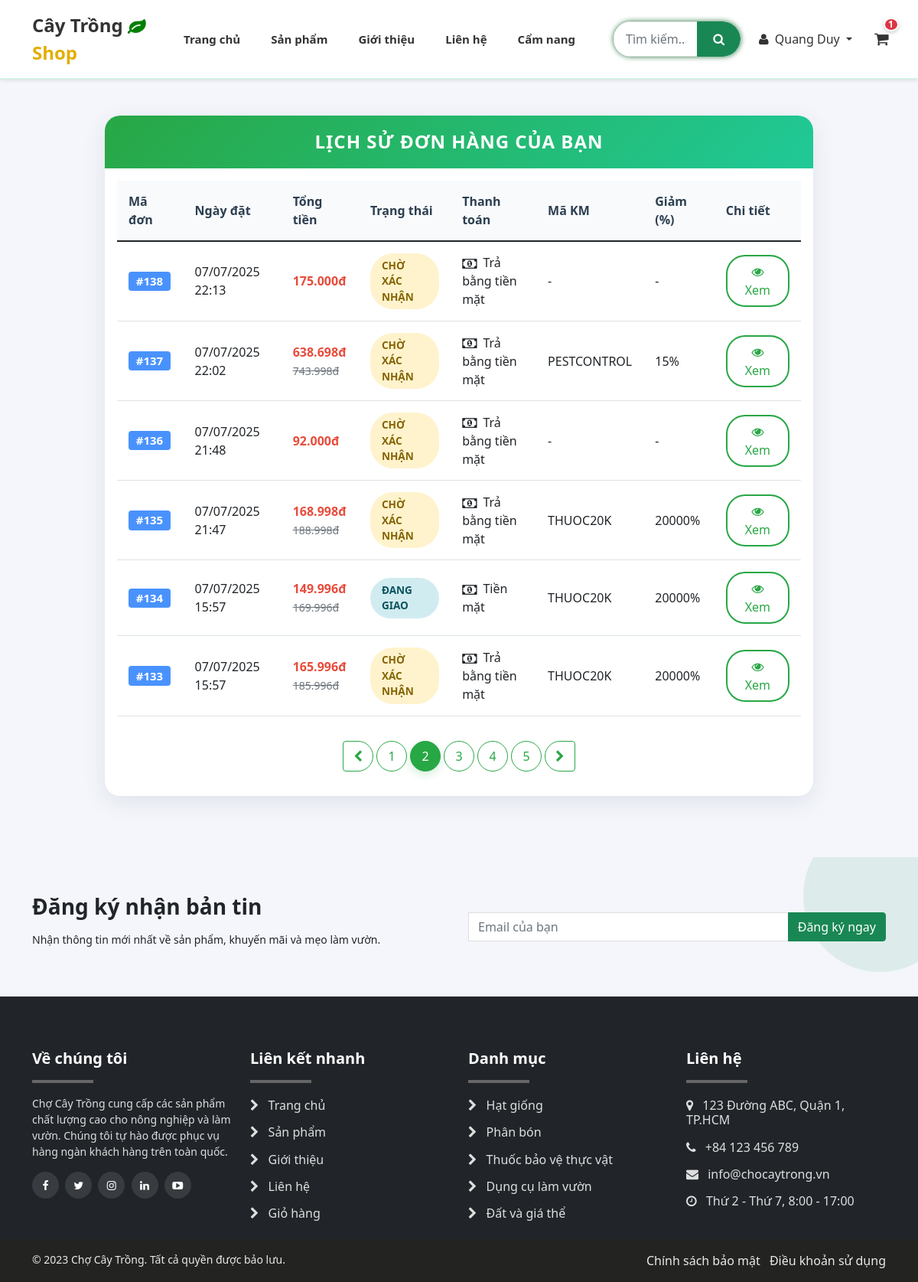
/my_orders.php?page=2 (signed in), run on the app's committed database.
### tables this page shows
CREATE TABLE `gio_hang` (
  `GH_MA` int(11) NOT NULL,
  `KH_MA` int(11) NOT NULL
);

CREATE TABLE `san_pham` (
  `SP_MA` int(11) NOT NULL,
  `NH_MA` int(11) NOT NULL,
  `DM_MA` int(11) NOT NULL,
  `SP_TEN` varchar(128) NOT NULL,
  `SP_DONGIA` float DEFAULT NULL,
  `SP_SOLUONGTON` float NOT NULL,
  `SP_HINHANH` varchar(200) DEFAULT NULL,
  `SP_MOTA` text DEFAULT NULL,
  `SP_THANHPHAN` text DEFAULT NULL,
  `SP_HUONGDANSUDUNG` text DEFAULT NULL,
  `SP_DONVITINH` varchar(20) NOT NULL,
  `SP_TRONGLUONG` float DEFAULT NULL COMMENT 'Trọng lượng sản phẩm (kg)',
  `SP_NHASANXUAT` varchar(50) NOT NULL
);

CREATE TABLE `hoa_don` (
  `HD_STT` int(11) NOT NULL,
  `TT_MA` int(11) NOT NULL,
  `DVC_MA` int(11) NOT NULL,
  `NV_MA` int(11) NOT NULL,
  `PTTT_MA` int(11) NOT NULL,
  `KM_MA` int(11) DEFAULT NULL,
  `GH_MA` int(11) DEFAULT NULL,
  `HD_NGAYLAP` datetime NOT NULL,
  `HD_TONGTIEN` float NOT NULL,
  `HD_PHISHIP` float DEFAULT 0,
  `HD_LIDOHUY` varchar(200) DEFAULT NULL,
  `HD_DIACHI` text DEFAULT NULL,
  `HD_TENNGUOINHAN` varchar(100) DEFAULT NULL,
  `HD_SDT` varchar(20) DEFAULT NULL,
  `HD_EMAIL` varchar(150) DEFAULT NULL,
  `HD_GHICHU` text DEFAULT NULL,
  `KH_MA` int(11) DEFAULT NULL
);

CREATE TABLE `trang_thai` (
  `TT_MA` int(11) NOT NULL,
  `TT_TEN` varchar(100) NOT NULL,
  `ngay_cap_nhat` datetime DEFAULT NULL
);

CREATE TABLE `phuong_thuc_thanh_toan` (
  `PTTT_MA` int(11) NOT NULL,
  `PTTT_TEN` varchar(150) NOT NULL
);

CREATE TABLE `khuyen_mai` (
  `KM_MA` int(11) NOT NULL,
  `Code` varchar(50) NOT NULL,
  `KM_TGBD` datetime NOT NULL,
  `KM_TGKT` datetime NOT NULL,
  `KM_GIATRI` float NOT NULL,
  `hinh_thuc_km` enum('percent','fixed') NOT NULL DEFAULT 'fixed',
  `KM_DKSD` decimal(10,2) DEFAULT NULL COMMENT 'Giá trị đơn hàng tối thiểu',
  `KM_TRANGTHAI` tinyint(1) NOT NULL DEFAULT 1 COMMENT '1: Kích hoạt, 0: Vô hiệu',
  `KM_MOTA` text DEFAULT NULL,
  `KM_NGAYTAO` timestamp NOT NULL DEFAULT current_timestamp(),
  `KM_NGAYCAPNHAT` timestamp NOT NULL DEFAULT current_timestamp() ON UPDATE current_timestamp()
);

### my_orders.php (the view, shortened to what the rows shown need)
<?php
include 'connect.php';
$user_id = $_SESSION['user_id'];
$orders_per_page = 6;
$current_page = isset($_GET['page']) ? (int)$_GET['page'] : 1;
$current_page = max(1, $current_page);
$offset = ($current_page - 1) * $orders_per_page;
$order_sql = "SELECT
    hd.HD_STT,
    hd.HD_NGAYLAP,
    hd.HD_TONGTIEN as subtotal,
    hd.HD_PHISHIP as shipping_fee,
    CASE
        WHEN km.hinh_thuc_km = 'percent' THEN LEAST(hd.HD_TONGTIEN, hd.HD_TONGTIEN * km.KM_GIATRI / 100)
        WHEN km.hinh_thuc_km = 'fixed' THEN LEAST(km.KM_GIATRI, hd.HD_TONGTIEN)
        ELSE 0
    END as discount_amount,
    tt.TT_TEN AS trang_thai,
    pttt.PTTT_TEN AS phuong_thuc,
    km.Code AS promo_code,
    km.KM_GIATRI AS discount_value,
    km.hinh_thuc_km AS discount_type
FROM hoa_don hd
JOIN trang_thai tt ON hd.TT_MA = tt.TT_MA
JOIN phuong_thuc_thanh_toan pttt ON hd.PTTT_MA = pttt.PTTT_MA
LEFT JOIN khuyen_mai km ON hd.KM_MA = km.KM_MA
WHERE hd.KH_MA = ?
ORDER BY hd.HD_NGAYLAP DESC
LIMIT ? OFFSET ?";
$stmt = $conn->prepare($order_sql);
$stmt->bind_param("iii", $user_id, $orders_per_page, $offset);
$stmt->execute();
$result = $stmt->get_result();
?>
<!DOCTYPE html>
<html lang="vi">
<head>
    <link href="css/bootstrap.min.css" rel="stylesheet">
    <link href="css/font-awesome.min.css" rel="stylesheet">
    <link href="css/global.css" rel="stylesheet">
</head>
<body>
<?php include 'header.php'; ?>
<div class="container py-5">
    <div class="row justify-content-center">
        <div class="col-lg-10">
            <div class="order-card card">
                <div class="card-body">
                    <div class="table-responsive">
                        <table class="table order-table align-middle mb-0">
                            <thead>
                                <tr>
                                    <th>Mã đơn</th>
                                    <th>Ngày đặt</th>
                                    <th>Tổng tiền</th>
                                    <th>Trạng thái</th>
                                    <th>Thanh toán</th>
                                    <th>Mã KM</th>
                                    <th>Giảm (%)</th>
                                    <th>Chi tiết</th>
                                </tr>
                            </thead>
                            <tbody>
                            <?php if ($result->num_rows > 0): ?>
                                <?php while ($row = $result->fetch_assoc()): ?>
                                <?php
                                    $status = mb_strtolower($row['trang_thai'], 'UTF-8');
                                    $statusClass = 'order-status ';
                                    if (strpos($status, 'chờ') !== false) $statusClass .= 'status-wait';
                                    else if (strpos($status, 'đang') !== false) $statusClass .= 'status-shipping';
                                    else if (strpos($status, 'đã giao') !== false) $statusClass .= 'status-done';
                                    else if (strpos($status, 'hủy') !== false) $statusClass .= 'status-cancel';
                                    $payIcon = '<i class="fa fa-money order-icon"></i>';
                                ?>
                                <tr class="order-row">
                                    <td><span class="badge bg-primary bg-opacity-75" style="font-size:15px;">#<?php echo $row['HD_STT']; ?></span></td>
                                    <td><?php echo date('d/m/Y H:i', strtotime($row['HD_NGAYLAP'])); ?></td>
                                    <td>
                                        <?php
                                            $subtotal = $row['subtotal'];
                                            $shipping_fee = $row['shipping_fee'];
                                            $discount_amount = $row['discount_amount'];
                                            $total_payment = $subtotal - $discount_amount + $shipping_fee;
                                            echo '<span style="color:#e74c3c;font-weight:600;">' . number_format($total_payment, 0, ',', '.') . 'đ</span>';
                                            if ($discount_amount > 0) {
                                                echo '<br><small class="text-muted"><del>' . number_format($subtotal + $shipping_fee, 0, ',', '.') . 'đ</del></small>';
                                            }
                                        ?>
                                    </td>
                                    <td><span class="<?php echo $statusClass; ?>"><?php echo htmlspecialchars($row['trang_thai']); ?></span></td>
                                    <td><?php echo $payIcon . htmlspecialchars($row['phuong_thuc']); ?></td>
                                    <td><?php echo isset($row['promo_code']) && $row['promo_code'] !== null && $row['promo_code'] !== '' ? htmlspecialchars($row['promo_code']) : '-'; ?></td>
                                    <td><?php echo isset($row['discount_value']) && $row['discount_value'] !== null && $row['discount_value'] > 0 ? $row['discount_value'].'%' : '-'; ?></td>
                                    <td><a href="order_confirmation.php?id=<?php echo $row['HD_STT']; ?>" class="btn btn-detail"><i class="fa fa-eye"></i> Xem</a></td>
                                </tr>
                                <?php endwhile; ?>
                            <?php endif; ?>
                            </tbody>
                        </table>
                    </div>
                </div>
            </div>
        </div>
    </div>
</div>
<?php include 'footer.php'; ?>
</body>
</html>

### header.php (shortened to what the rows shown need)
<?php
include_once 'connect.php';
$cart_count = 0;
if (isset($_SESSION['user_id'])) {
    include_once 'cart_functions.php';
    $user_id = $_SESSION['user_id'];
    $cart_id = getCurrentCart($conn, $user_id);
    $cart_data = getCartItems($conn, $cart_id);
    $cart_count = $cart_data['count'];
}
?>
<link rel="stylesheet" href="https://code.jquery.com/ui/1.13.2/themes/base/jquery-ui.css">
<link rel="stylesheet" href="css/autocomplete.css">
<link rel="stylesheet" href="css/header.css">
<header id="header">
    <div class="container">
        <div class="row align-items-center">
            <div class="col-md-2 d-none d-md-block">
                <div class="user-menu">
                    <a href="cart.php" class="cart-icon">
                        <i class="fa fa-shopping-cart"></i>
                        <?php if($cart_count > 0): ?>
                        <span class="cart-badge">
                            <?php echo $cart_count; ?>
                        </span>
                        <?php endif; ?>
                    </a>
                </div>
            </div>
        </div>
    </div>
</header>

### data on the page
gio_hang: GH_MA.SP_MA "1"
hoa_don: HD_STT "138", HD_NGAYLAP "07/07/2025 22:13", total_payment "175.000", TT_MA.TT_TEN "CHỜ XÁC NHẬN", PTTT_MA.PTTT_TEN "Trả bằng tiền mặt"
hoa_don: HD_STT "137", HD_NGAYLAP "07/07/2025 22:02", total_payment "638.698", $subtotal + $shipping_fee "743.998", TT_MA.TT_TEN "CHỜ XÁC NHẬN", PTTT_MA.PTTT_TEN "Trả bằng tiền mặt", KM_MA.Code "PESTCONTROL", KM_MA.KM_GIATRI "15"
hoa_don: HD_STT "136", HD_NGAYLAP "07/07/2025 21:48", total_payment "92.000", TT_MA.TT_TEN "CHỜ XÁC NHẬN", PTTT_MA.PTTT_TEN "Trả bằng tiền mặt"
hoa_don: HD_STT "135", HD_NGAYLAP "07/07/2025 21:47", total_payment "168.998", $subtotal + $shipping_fee "188.998", TT_MA.TT_TEN "CHỜ XÁC NHẬN", PTTT_MA.PTTT_TEN "Trả bằng tiền mặt", KM_MA.Code "THUOC20K", KM_MA.KM_GIATRI "20000"
hoa_don: HD_STT "134", HD_NGAYLAP "07/07/2025 15:57", total_payment "149.996", $subtotal + $shipping_fee "169.996", TT_MA.TT_TEN "ĐANG GIAO", PTTT_MA.PTTT_TEN "Tiền mặt", KM_MA.Code "THUOC20K", KM_MA.KM_GIATRI "20000"
hoa_don: HD_STT "133", HD_NGAYLAP "07/07/2025 15:57", total_payment "165.996", $subtotal + $shipping_fee "185.996", TT_MA.TT_TEN "CHỜ XÁC NHẬN", PTTT_MA.PTTT_TEN "Trả bằng tiền mặt", KM_MA.Code "THUOC20K", KM_MA.KM_GIATRI "20000"

### other printed values
$_SESSION['user_name'] "Quang Duy"
